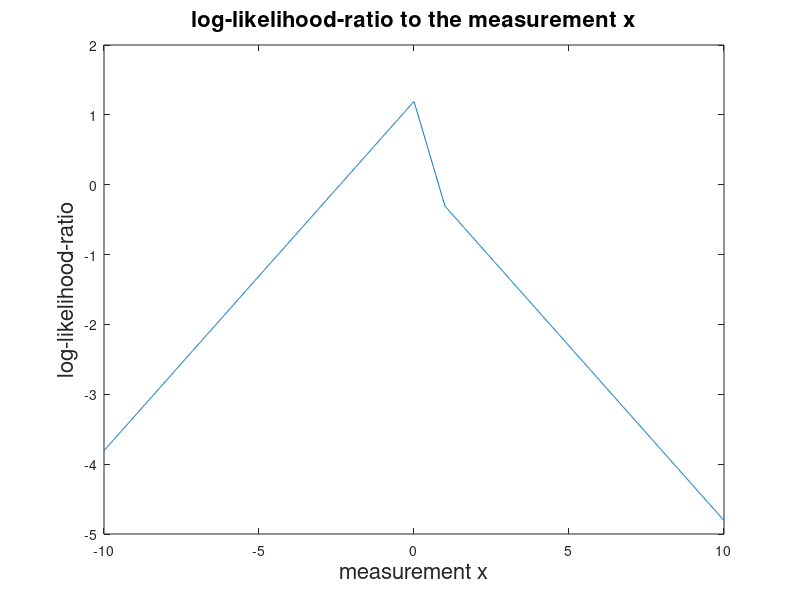

MATLAB code to generate this figure:
%%%% define the parameters
a1 = 0;
b1 = 1;
a2 = 1;
b2 = 2;
i=1;
%%%% define the x belongs to interval [-10,10] this is large enough
n = linspace(-10,10,1000);
y = abs(n-a2)/b2-abs(n-a1)/b1+log(2);
plot(n,y)

title('log-likelihood-ratio to the measurement x','FontSize',16)
xlabel('measurement x','FontSize',16) 
ylabel('log-likelihood-ratio','FontSize',16) 
